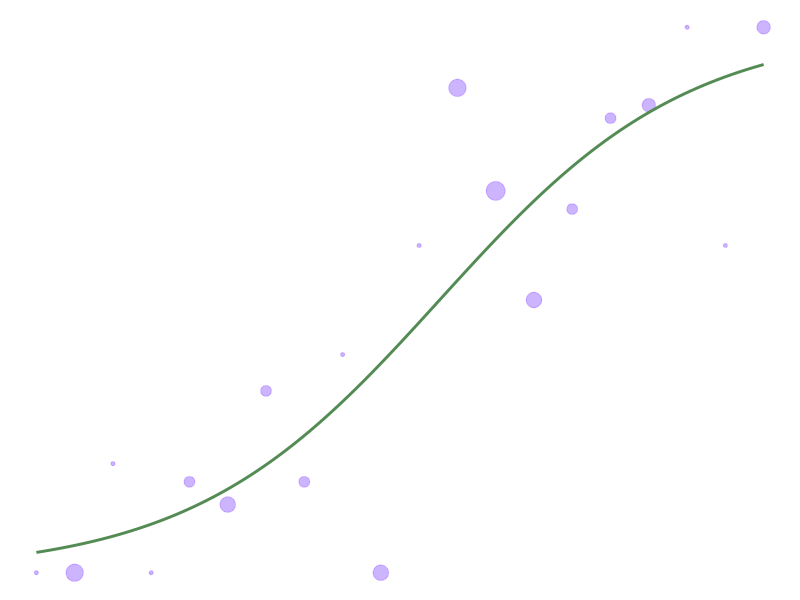
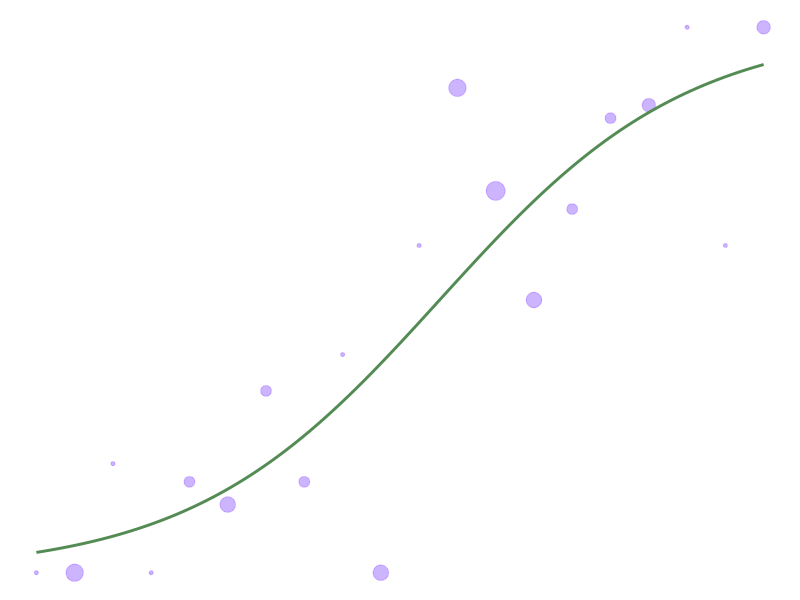

Reproduce these figures in R, in order.
library(ggplot2)
library(dplyr)

set.seed(42)

# Simulation de données groupées (style turbines)
n_groupes <- 20
df <- data.frame(
  X = seq(0, 7, length.out = n_groupes)
)

# Vrai modèle logistique sous-jacent
beta0_vrai <- -4
beta1_vrai <- 1

df <- df |>
  mutate(
    Poids = sample(5:10, n_groupes, replace = TRUE),      # nombre d'essais par groupe
    eta_vrai = beta0_vrai + beta1_vrai * X,
    p_vrai = plogis(eta_vrai),
    Succes = rbinom(n_groupes, size = Poids, prob = p_vrai),
    Y = Succes / Poids                                       # proportion observée
  )

# Ajustement du modèle logit
modele <- glm(
  cbind(Succes, Poids - Succes) ~ X,
  data = df,
  family = binomial(link = "logit")
)

# Grille de prédiction
grille <- data.frame(
  X = seq(min(df$X), max(df$X), length.out = 200)
)
grille$Y_hat <- predict(modele, newdata = grille, type = "response")

# Graphique
p <- ggplot() +
  geom_point(
    data = df,
    aes(x = X, y = Y, size = Poids),
    color = "mediumpurple1",
    alpha = 0.6
  ) +
  geom_line(
    data = grille,
    aes(x = X, y = Y_hat),
    color = "palegreen4",
    linewidth = 1
  ) +
  theme_void() +
  theme(legend.position = "none")

p  # affiche dans le Plots pane de Positron (fond blanc là, normal)

setwd("/Users/jmiron/Library/CloudStorage/OneDrive-UniversitéLaval/Quarto/STT-4300/images")

ggsave(
  "logit_plot.png",
  plot = p,
  width = 8, height = 5.5, dpi = 300,
  bg = "transparent"
)
